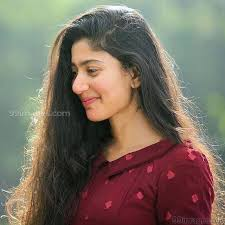
#> input picture photo.jpg, 225 x 225 px
$ python OpenCv_P8_edgedetection.py   (older library calls are emulated)
#> lines starting #> are read from the running program, lines starting #| are printed output that depends on the picture; after the words box and inside, x2 and y2 are one past the last pixel; in counts of white or black regions, pixels touching at a corner belong together
from cv2 import cv2
import numpy as np

img = cv2.imread('photo.jpg')
#> img is the input picture: shape (225, 225, 3); mean B, G, R 95.5, 107.9, 121.2
cv2.imshow('original',img)
cv2.waitKey(0)
cv2.destroyAllWindows()

   # Sobel approach
height,width = img.shape[0:2]
#> height = 225; width = 225
print(height,width)
#| 225 225
img1 = cv2.imread('photo.jpg',0)
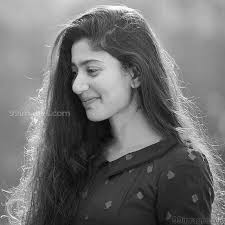
#> img1: shape (225, 225); min 0, max 255, mean 110.5
sobel_x = cv2.Sobel(img1,cv2.CV_64F, 1 , 0 ,ksize=5)
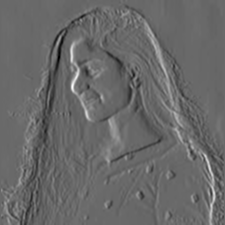
#> sobel_x: shape (225, 225) float64; min -5606, max 7993, mean -3.5; drawn with min black and max white
sobel_y = cv2.Sobel(img1,cv2.CV_64F, 0 , 1 ,ksize=5)
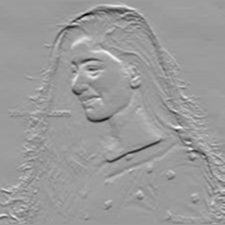
#> sobel_y: shape (225, 225) float64; min -7720, max 4896, mean -71.3; drawn with min black and max white
cv2.imshow('sobel_x',sobel_x)
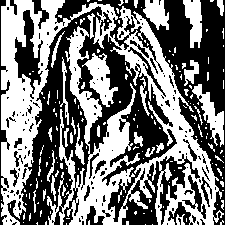
#> window 'sobel_x': shape (225, 225); 47.9% white; 171 white regions (138 under 20 px), largest, box (x1, y1, x2, y2) and area: (1, 0, 224, 225) 19078, (82, 53, 118, 107) 827, (192, 84, 224, 147) 695
cv2.imshow('sobel_y',sobel_y)

Added = cv2.bitwise_or(sobel_x,sobel_y)
cv2.imshow('added',Added)
cv2.waitKey(0)
cv2.destroyAllWindows()
   # Laplacian approach
lapla = cv2.Laplacian(img1, cv2.CV_64F)
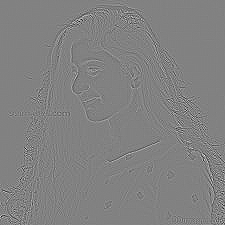
#> lapla: shape (225, 225) float64; min -398, max 384, mean 0; drawn with min black and max white
cv2.imshow('lapla',lapla)
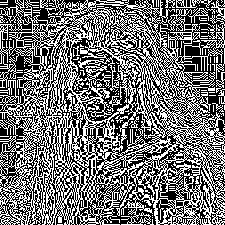
#> window 'lapla': shape (225, 225); 44.8% white in thin lines or dots
cv2.waitKey(0)
cv2.destroyAllWindows()

   # Kenny approach
Kenny = cv2.Canny(img1,10,170)
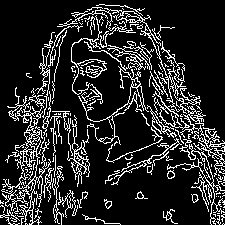
#> Kenny: shape (225, 225); 16% white in thin lines or dots
cv2.imshow('canny', Kenny)
cv2.waitKey()
